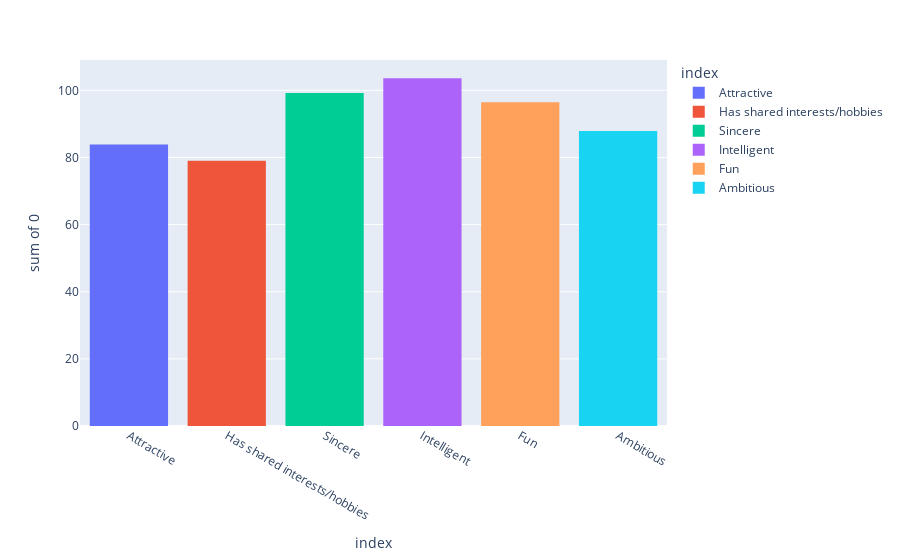

Notebook code for this chart:
### Code cell
import plotly.express as px
px.histogram(wave, x=wave.index, y=0, color=wave.index)

### Figure 1 — Plotly figure (JSON) as saved in the notebook; plotly's stock layout.template omitted (floating-point values rounded to 4 significant figures)
{"data": [{"alignmentgroup": "True", "bingroup": "x", "histfunc": "sum", "hovertemplate": "index=%{x}<br>sum of 0=%{y}<extra></extra>", "legendgroup": "Attractive", "marker": {"color": "#636efa", "pattern": {"shape": ""}}, "name": "Attractive", "offsetgroup": "Attractive", "orientation": "v", "showlegend": true, "type": "histogram", "x": ["Attractive"], "xaxis": "x", "y": [83.84], "yaxis": "y"}, {"alignmentgroup": "True", "bingroup": "x", "histfunc": "sum", "hovertemplate": "index=%{x}<br>sum of 0=%{y}<extra></extra>", "legendgroup": "Has shared interests/hobbies", "marker": {"color": "#EF553B", "pattern": {"shape": ""}}, "name": "Has shared interests/hobbies", "offsetgroup": "Has shared interests/hobbies", "orientation": "v", "showlegend": true, "type": "histogram", "x": ["Has shared interests/hobbies"], "xaxis": "x", "y": [79.04], "yaxis": "y"}, {"alignmentgroup": "True", "bingroup": "x", "histfunc": "sum", "hovertemplate": "index=%{x}<br>sum of 0=%{y}<extra></extra>", "legendgroup": "Sincere", "marker": {"color": "#00cc96", "pattern": {"shape": ""}}, "name": "Sincere", "offsetgroup": "Sincere", "orientation": "v", "showlegend": true, "type": "histogram", "x": ["Sincere"], "xaxis": "x", "y": [99.18], "yaxis": "y"}, {"alignmentgroup": "True", "bingroup": "x", "histfunc": "sum", "hovertemplate": "index=%{x}<br>sum of 0=%{y}<extra></extra>", "legendgroup": "Intelligent", "marker": {"color": "#ab63fa", "pattern": {"shape": ""}}, "name": "Intelligent", "offsetgroup": "Intelligent", "orientation": "v", "showlegend": true, "type": "histogram", "x": ["Intelligent"], "xaxis": "x", "y": [103.6], "yaxis": "y"}, {"alignmentgroup": "True", "bingroup": "x", "histfunc": "sum", "hovertemplate": "index=%{x}<br>sum of 0=%{y}<extra></extra>", "legendgroup": "Fun", "marker": {"color": "#FFA15A", "pattern": {"shape": ""}}, "name": "Fun", "offsetgroup": "Fun", "orientation": "v", "showlegend": true, "type": "histogram", "x": ["Fun"], "xaxis": "x", "y": [96.49], "yaxis": "y"}, {"alignmentgroup": "True", "bingroup": "x", "histfunc": "sum", "hovertemplate": "index=%{x}<br>sum of 0=%{y}<extra></extra>", "legendgroup": "Ambitious", "marker": {"color": "#19d3f3", "pattern": {"shape": ""}}, "name": "Ambitious", "offsetgroup": "Ambitious", "orientation": "v", "showlegend": true, "type": "histogram", "x": ["Ambitious"], "xaxis": "x", "y": [87.89], "yaxis": "y"}], "layout": {"barmode": "relative", "legend": {"title": {"text": "index"}, "tracegroupgap": 0}, "margin": {"t": 60}, "xaxis": {"anchor": "y", "categoryarray": ["Attractive", "Has shared interests/hobbies", "Sincere", "Intelligent", "Fun", "Ambitious"], "categoryorder": "array", "domain": [0, 1], "title": {"text": "index"}}, "yaxis": {"anchor": "x", "domain": [0, 1], "title": {"text": "sum of 0"}}}}
